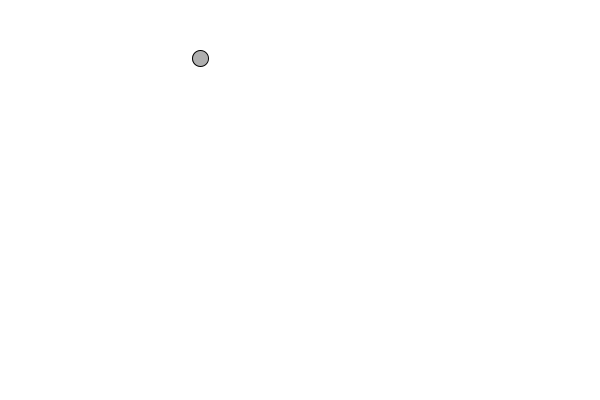
Frame 1 (no input)
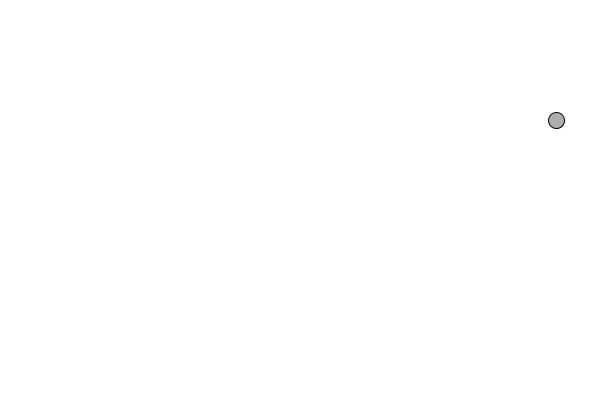
Frame 60 (the mouse pressed at the canvas centre just before this capture)
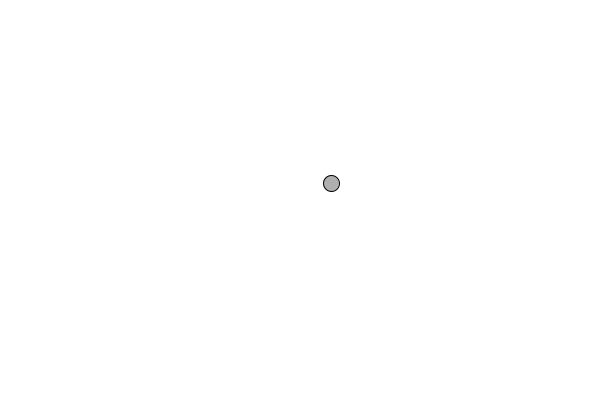
Frame 120 (the mouse held since frame 60 and released just before this capture)

The Processing sketch that drew these frames (run headless with seeded random() and noise(); from frame 60 on, the mouse is pressed at the canvas centre):

// Processing sketch: sketch_180102d
// ── sketch_180102d.pde
import java.util.*;

class Mover {
  
  PVector location;
  PVector velocity;
  PVector acceleration;
  
  float topspeed;
  float tx, ty;
  
  Mover(){
    location = new PVector(random(width/2), random(height/2));
    velocity = new PVector(0,0);
    acceleration = new PVector(0.001, 0);
    topspeed = 10;
    tx = 0;
    ty = 10000;
  }

  void update(){
    acceleration.x = map(noise(tx), 0, 1, 0, 10);
    acceleration.y = map(noise(ty), 0, 1, 0, 10);
    println(acceleration.x, acceleration.y);

    tx += 0.01;
    ty += 0.01;

    velocity.add(acceleration);
    velocity.limit(topspeed);
    location.add(velocity);
  }
  
  void display(){
    stroke(0);
    fill(175);
    ellipse(location.x, location.y, 16,16);
  }
  
  void checkEdges(){
    if(location.x > width){
      location.x = 0;
    } else if( location.x < 0){
      location.x = width;
    }
    
    if(location.y > height){
      location.y = 0;
    } else if(location.y < 0){
      location.y = height; 
    }
  }
  
  void drawMover(){
    update();
    checkEdges();
    display();
  }
  
}
// ── main.pde
Mover mover;

void settings(){
  size(600, 400);
  
}

void setup(){
  mover = new Mover();
}

void draw(){
  background(255);
  mover.drawMover();
}
